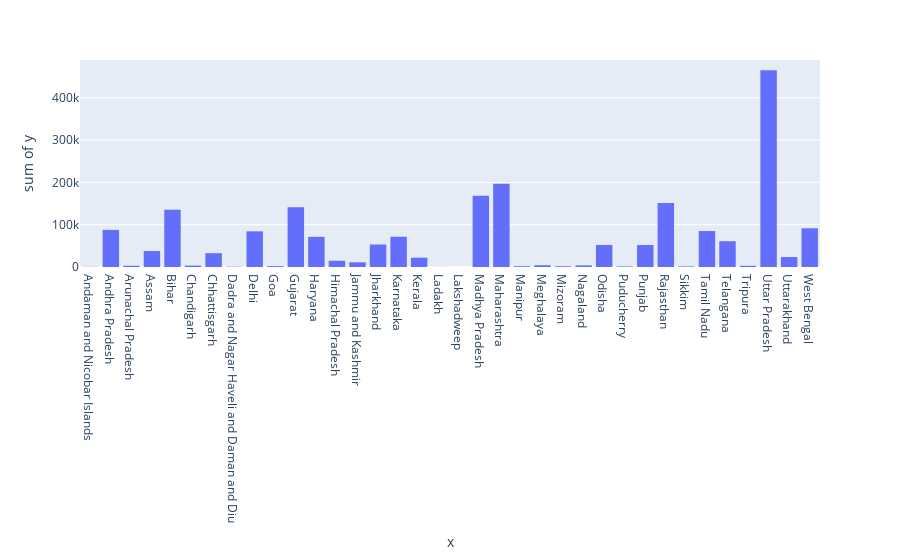

Notebook code cell kept with this figure:
### Code cell
fig=px.histogram(x=tbdata["State_UT"],y=tbdata["TB_Cases"])
fig.show()

### Figure 1 — Plotly figure (JSON) as saved in the notebook; plotly's stock layout.template omitted (floating-point values rounded to 4 significant figures)
{"data": [{"alignmentgroup": "True", "bingroup": "x", "histfunc": "sum", "hovertemplate": "x=%{x}<br>sum of y=%{y}<extra></extra>", "legendgroup": "", "marker": {"color": "#636efa", "pattern": {"shape": ""}}, "name": "", "offsetgroup": "", "orientation": "v", "showlegend": false, "type": "histogram", "x": ["Andaman and Nicobar Islands", "Andhra Pradesh", "Arunachal Pradesh", "Assam", "Bihar", "Chandigarh", "Chhattisgarh", "Dadra and Nagar Haveli and Daman and Diu", "Delhi", "Goa", "Gujarat", "Haryana", "Himachal Pradesh", "Jammu and Kashmir", "Jharkhand", "Karnataka", "Kerala", "Ladakh", "Lakshadweep", "Madhya Pradesh", "Maharashtra", "Manipur", "Meghalaya", "Mizoram", "Nagaland", "Odisha", "Puducherry", "Punjab", "Rajasthan", "Sikkim", "Tamil Nadu", "Telangana", "Tripura", "Uttar Pradesh", "Uttarakhand", "West Bengal"], "xaxis": "x", "y": [516, 87762, 2872, 37730, 135488, 3242, 32615, 764, 84302, 2038, 141284, 71253, 14797, 11005, 53176, 71442, 22024, 319, 20, 168248, 196595, 1874, 4193, 1781, 3687, 52147, 1409, 52076, 151034, 1439, 85010, 60924, 2777, 464899, 23576, 91512], "yaxis": "y"}], "layout": {"barmode": "relative", "legend": {"tracegroupgap": 0}, "margin": {"t": 60}, "xaxis": {"anchor": "y", "domain": [0, 1], "title": {"text": "x"}}, "yaxis": {"anchor": "x", "domain": [0, 1], "title": {"text": "sum of y"}}}}
